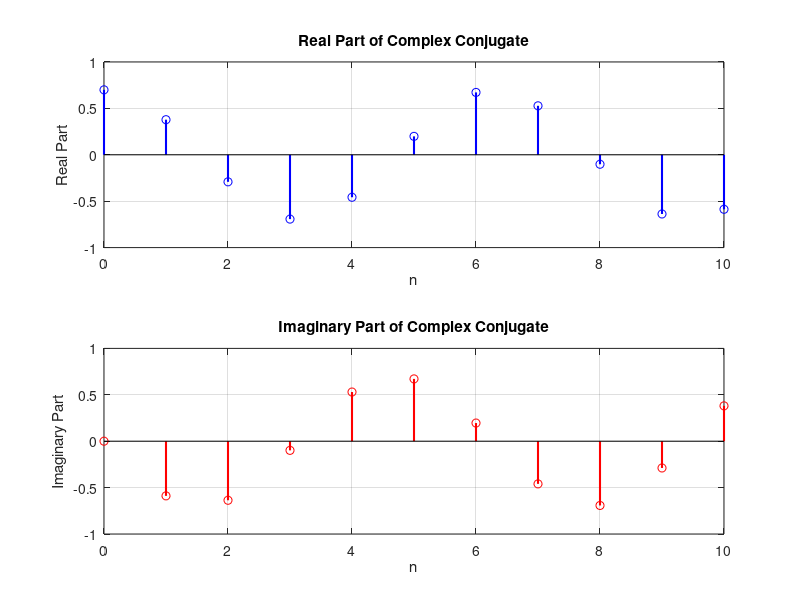

Recreate this plot in MATLAB.
% Parameters
a = 0.7;  % Value of a
n = 0:10;  % Range of n

% Generate the exponential signal
x = a * exp(1i * n);

% Complex conjugate
x_conjugate = conj(x);

% Plot
figure;

% Plot real part
subplot(2, 1, 1);
stem(n, real(x_conjugate), 'b', 'LineWidth', 1.5);
xlabel('n');
ylabel('Real Part');
title('Real Part of Complex Conjugate');
grid on;

% Plot imaginary part
subplot(2, 1, 2);
stem(n, imag(x_conjugate), 'r', 'LineWidth', 1.5);
xlabel('n');
ylabel('Imaginary Part');
title('Imaginary Part of Complex Conjugate');
grid on;